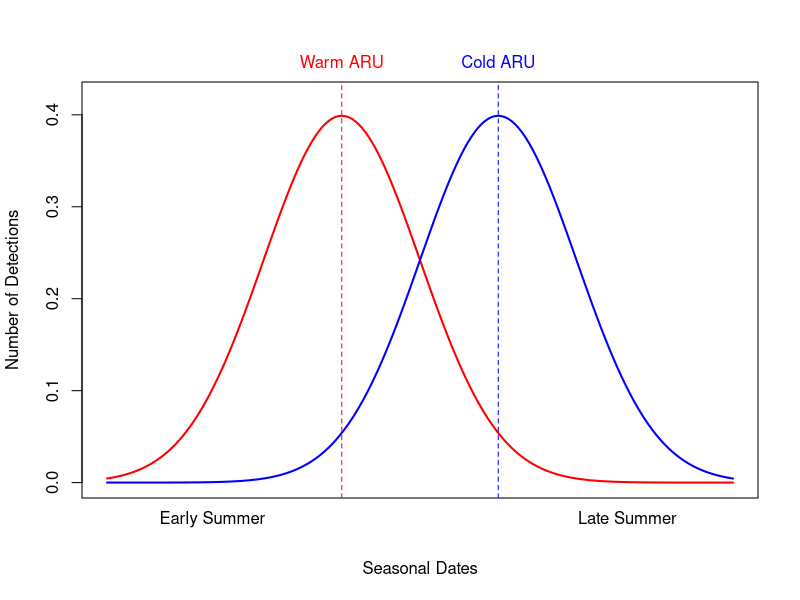

The R source for this figure:
# Load necessary libraries
library(ggplot2)
library(lubridate)
library(dplyr)
library(tidyr)

# Define key dates for seasonal markers
spring_date <- ymd("2023-04-01")
fall_date <- ymd("2023-08-01")
center_date <- ymd("2023-06-01")

# Create a sequence of dates around the center date
x_dates <- seq(center_date - months(3), center_date + months(3), by = "day")

# Calculate normal distribution y-values for both distributions
mean1 <- 0
mean2 <- mean1 + 2
sd <- 1

# Prepare data frame with two distributions
data <- data.frame(
  Date = x_dates,
  Distribution1 = dnorm(seq(-3, 5, length.out = length(x_dates)), mean = mean1, sd = sd),
  Distribution2 = dnorm(seq(-3, 5, length.out = length(x_dates)), mean = mean2, sd = sd)
)

# Pivot the data for `ggplot2` compatibility
data_long <- data %>%
  pivot_longer(cols = starts_with("Distribution"),
               names_to = "Distribution",
               values_to = "y_values") %>%
  mutate(Distribution = recode(Distribution, "Distribution1" = "Warm ARU", "Distribution2" = "Cold ARU"))

# Identify peak points for labeling
peaks <- data_long %>%
  group_by(Distribution) %>%
  filter(y_values == max(y_values))

# Maximum y-axis value for base plot
y_max <- max(data$Distribution1, data$Distribution2) + 0.02

## Plotting Section ##

# Uncomment this section to use ggplot2
# ggplot(data_long, aes(x = Date, y = y_values, color = Distribution)) +
#   geom_line(size = 1.2) +
#   geom_vline(data = peaks, aes(xintercept = Date, color = Distribution), linetype = "dashed") +
#   geom_text(data = peaks, aes(x = Date, y = y_values + 0.02, label = Distribution),
#             color = c("red", "blue"), vjust = -0.5) +
#   geom_vline(xintercept = as.numeric(spring_date), color = "black", linetype = "dashed") +
#   geom_vline(xintercept = as.numeric(fall_date), color = "black", linetype = "dashed") +
#   annotate("text", x = spring_date, y = 0, label = "Early Summer", vjust = 1.5, color = "black") +
#   annotate("text", x = fall_date, y = 0, label = "Late Summer", vjust = 1.5, color = "black") +
#   labs(x = "Seasonal Dates", y = "Number of Detections") +
#   scale_color_manual(values = c("blue", "red")) +
#   theme_minimal() +
#   theme(legend.position = "none")

# Uncomment this section to use base plot
plot(x_dates, data$Distribution1, type = "l", lwd = 2, col = "red",
     xlab = "Seasonal Dates",
     ylab = "Number of Detections",
     xaxt = "n",
     ylim = c(0, y_max),
     xlim = c(min(x_dates), max(x_dates)))

lines(x_dates, data$Distribution2, lwd = 2, col = "blue")

# Peak points for base plot
peak1_x <- x_dates[which.max(data$Distribution1)]
peak1_y <- max(data$Distribution1)
peak2_x <- x_dates[which.max(data$Distribution2)]
peak2_y <- max(data$Distribution2)

# Add vertical dashed lines and labels for peaks
abline(v = peak1_x, col = "red", lty = "dashed")
abline(v = peak2_x, col = "blue", lty = "dashed")
mtext(c("Warm ARU", "Cold ARU"), side = 3, at = c(peak1_x, peak2_x), line = 0.5,
      adj = 0.5, col = c("red", "blue"))

# Add seasonal labels
mtext(c("Early Summer", "Late Summer"), side = 1, at = c(spring_date, fall_date), line = 0.5,
      adj = 0.5, col = "black")



# # Load necessary libraries
# library(ggplot2)
# library(lubridate)
# library(dplyr)
# 
# # Define key dates for seasonal markers and distribution centers
# spring_date <- ymd("2023-04-01")
# fall_date <- ymd("2023-08-01")
# center_date <- ymd("2023-06-01")
# 
# # Create a sequence of dates around the seasonal dates
# x_dates <- seq(center_date - months(3), center_date + months(3), by = "day")
# 
# # Calculate normal distribution y-values for both distributions
# mean1 <- 0
# mean2 <- mean1 + 2
# sd <- 1
# 
# # Prepare data frame with two distributions
# data <- data.frame(
#   Date = x_dates,
#   Distribution1 = dnorm(seq(-3, 5, length.out = length(x_dates)), mean = mean1, sd = sd),
#   Distribution2 = dnorm(seq(-3, 5, length.out = length(x_dates)), mean = mean2, sd = sd)
# )
# 
# # Pivot the data for `ggplot2` compatibility
# data_long <- data %>%
#   pivot_longer(cols = starts_with("Distribution"),
#                names_to = "Distribution",
#                values_to = "y_values") %>%
#   mutate(Distribution = recode(Distribution, "Distribution1" = "Warm ARU", "Distribution2" = "Cold ARU"))
# 
# # Find peak points
# peaks <- data_long %>%
#   group_by(Distribution) %>%
#   filter(y_values == max(y_values))
# 
# # Plot
# ggplot(data_long, aes(x = Date, y = y_values, color = Distribution)) +
#   geom_line(size = 1.2) +
# 
#   # Add dashed vertical lines at peak points
#   geom_vline(data = peaks, aes(xintercept = Date, color = Distribution), linetype = "dashed") +
# 
#   # Add labels above the peaks
#   geom_text(data = peaks, aes(x = Date, y = y_values + 0.02, label = Distribution),
#             color = c("red", "blue"), vjust = -0.5) +
# 
#   # Add vertical dashed lines for seasonal markers
#   geom_vline(xintercept = as.numeric(spring_date), color = "black", linetype = "dashed") +
#   geom_vline(xintercept = as.numeric(fall_date), color = "black", linetype = "dashed") +
# 
#   # Add labels below the seasonal markers
#   annotate("text", x = spring_date, y = 0, label = "Early Summer", vjust = 1.5, color = "black") +
#   annotate("text", x = fall_date, y = 0, label = "Late Summer", vjust = 1.5, color = "black") +
# 
#   # Customize labels and themes
#   labs(x = "Seasonal Dates", y = "Number of Detections") +
#   scale_color_manual(values = c("blue", "red")) +
#   theme_minimal() +
#   theme(legend.position = "none")
# 
# 
# # Load necessary library for date handling
# library(lubridate)
# 
# # Define seasonal dates on the x-axis
# spring_date <- ymd("2023-04-1")
# fall_date <- ymd("2023-8-1")
# 
# center_date <- ymd("2023-06-01")
# 
# # Create a sequence of dates around the seasonal dates
# x_dates <- seq(center_date - months(3), center_date + months(3), by = "day")
# 
# # Calculate normal distribution y-values for the first distribution
# mean1 <- 0  # Mean for the first distribution
# sd <- 1
# y_values1 <- dnorm(seq(-3, 5, length.out = length(x_dates)), mean = mean1, sd = sd)
# 
# # Calculate the second normal distribution y-values (shifted to the right)
# mean2 <- mean1 + 2  # Shift mean to the right
# 
# # Create a new sequence for the second distribution to show its tails
# # The sequence will cover a range that allows the second distribution's tails to be visible
# x_dates2_numeric <- seq(-3, 5, length.out = 100)  # Numeric range for tails
# y_values2 <- dnorm(x_dates2_numeric, mean = mean2, sd = sd)
# 
# # Map numeric values back to date format
# # Create a corresponding date sequence for the second distribution
# # Adjust the scaling to fit into your date context
# x_dates2 <- seq(from = min(x_dates), to = max(x_dates), length.out = length(x_dates2_numeric))
# 
# # Prepare y-values for max y-axis limit
# y_max <- max(y_values1, y_values2) + 0.02
# 
# # Plot the first normal distribution with date labels suppressed on the x-axis
# plot(x_dates, y_values1, type = "l", lwd = 2, col = "red",
#      xlab = "Seasonal Dates",
#      ylab = "Number of Detections",
#      xaxt = "n",
#      ylim = c(0, max(y_max)),
#      xlim = c(min(x_dates), max(x_dates)))
# 
# # Overlay the second normal distribution in a different color
# lines(x_dates2, y_values2, lwd = 2, col = "blue")
# 
# # Find the maximum point for the first distribution
# peak1_x <- x_dates[which.max(y_values1)]
# peak1_y <- max(y_values1)
# 
# # Find the maximum point for the second distribution
# peak2_x <- x_dates2[which.max(y_values2)]
# peak2_y <- max(y_values2)
# 
# # Add vertical dashed lines at the peak points
# abline(v = peak1_x, col = "red", lty = "dashed")
# abline(v = peak2_x, col = "blue", lty = "dashed")
# 
# # Add labels above the graph
# mtext(c("Warm ARU", "Cold ARU"), side = 3, at = c(peak1_x, peak2_x), line = 0.5,
#       adj = 0.5, col = c("red", "blue"))
# 
# 
# # Add labels below the graph
# mtext(c("Early Summer", "Late Summer"), side = 1, at = c(spring_date, fall_date), line = 0.5,
#       adj = 0.5, col = "black")
# 
# 
# 
